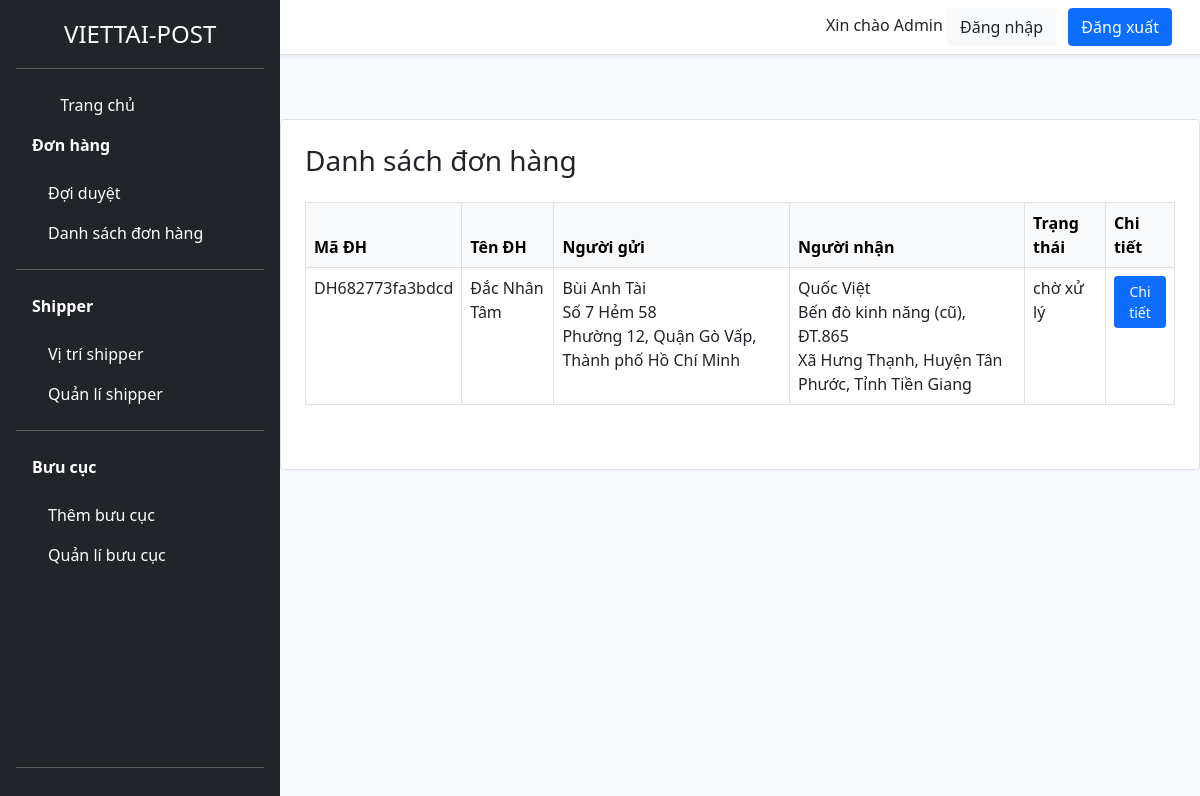
Before: /admin/don-hang.php with the older database file.
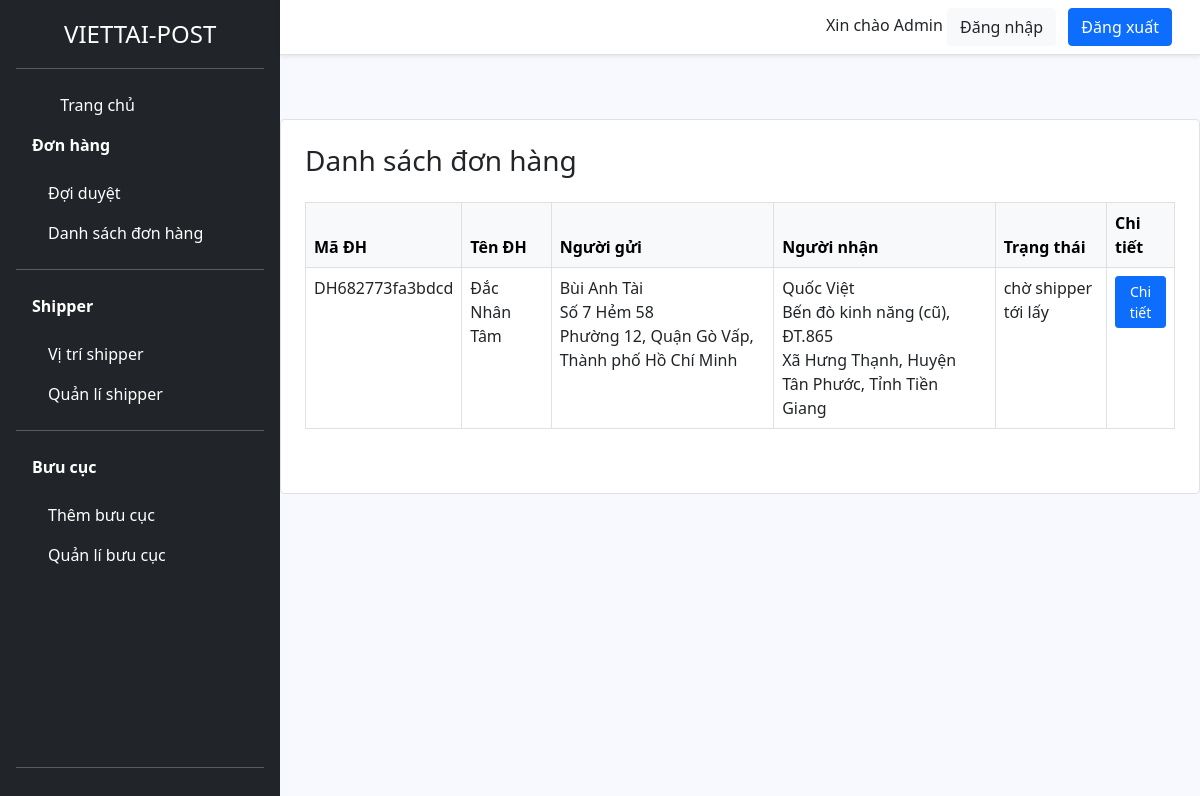
After: the same page with the newer database file.
### tables this page shows
CREATE TABLE `don_hang` (
  `ma_don_hang` varchar(50) NOT NULL,
  `ten_don_hang` varchar(50) NOT NULL,
  `so_luong` int(10) NOT NULL,
  `trong_luong` int(10) NOT NULL,
  `ten_nguoi_gui` varchar(100) DEFAULT NULL,
  `sdt_nguoi_gui` varchar(100) DEFAULT NULL,
  `ma_khach_hang` int(11) NOT NULL,
  `ten_nguoi_nhan` varchar(100) NOT NULL,
  `sdt_nguoi_nhan` varchar(20) DEFAULT NULL,
  `dia_chi_nguoi_gui` text NOT NULL,
  `dia_chi_nguoi_gui_mac_dinh` text NOT NULL,
  `lat_nguoi_gui` text DEFAULT NULL,
  `lng_nguoi_gui` text DEFAULT NULL,
  `dia_chi_nguoi_nhan` text DEFAULT NULL,
  `dia_chi_nguoi_nhan_mac_dinh` text NOT NULL,
  `lat_nguoi_nhan` text NOT NULL,
  `lng_nguoi_nhan` text DEFAULT NULL,
  `thu_ho` int(20) DEFAULT NULL,
  `trang_thai` enum('chờ xử lý','chờ shipper tới lấy','đang giao','đã giao','hủy') DEFAULT 'chờ xử lý',
  `phi_van_chuyen` int(10) DEFAULT 0,
  `nguoi_tra_phi` varchar(100) DEFAULT NULL,
  `ngay_tao` datetime DEFAULT current_timestamp(),
  `thoi_gian_hen_lay` varchar(50) NOT NULL,
  `ngay_giao_du_kien` text NOT NULL,
  `ghi_chu` text DEFAULT NULL
);

### controller/cls-admin.php (called while the page is built, shortened)
<?php
class clsAdmin extends ConnectDB
{
    public function layTatCaDonHang() {
        $conn = $this->connect();
        $sql = "SELECT * FROM don_hang";
        $stmt = $conn->prepare($sql);
        $stmt->execute();
        return $stmt->fetchAll(PDO::FETCH_ASSOC);
    }
}
?>

### admin/don-hang.php (the view, shortened to what this page needs)
<!DOCTYPE html>
<html lang="vi">
<head>
    <link rel="stylesheet" href="../asset/css/bootstrap.min.css">
    <link rel="stylesheet" href="../asset/css/style.css">
</head>
<?php
require_once '../controller/cls-admin.php';
$admin = new clsAdmin();
$tat_ca_don_hang = $admin->layTatCaDonHang();
?>
<body  class="d-flex">
    <?php
    require_once 'view/sidebar.php';
    ?>
    <div class="main-content">
    <?php
    require_once 'view/header.php';
    ?>
<div class="container px-4 pb-5 card border rounded-4 mt-5">
        <h3 class="mt-4">Danh sách đơn hàng</h3>
        <table class="table table-bordered table-hover mt-3">
            <thead class="table-light">
                <tr>
                    <th>Mã ĐH</th>
                    <th>Tên ĐH</th>
                    <th>Người gửi</th>
                    <th>Người nhận</th>
                    <th>Trạng thái</th>
                    <th>Chi tiết</th>
                </tr>
            </thead>
            <tbody>
                <?php foreach ($tat_ca_don_hang as $don): ?>
                <tr>
                    <td><?= $don['ma_don_hang'] ?></td>
                    <td><?= $don['ten_don_hang'] ?></td>
                    <td><?= $don['ten_nguoi_gui'] ?><br><?= $don['dia_chi_nguoi_gui'] ?><br><?= $don['dia_chi_nguoi_gui_mac_dinh'] ?></td>
                    <td><?= $don['ten_nguoi_nhan'] ?><br><?= $don['dia_chi_nguoi_nhan'] ?><br><?= $don['dia_chi_nguoi_nhan_mac_dinh'] ?></td>
                    <td><?= $don['trang_thai'] ?></td>
                    <td>
                        <button type="button" class="btn btn-primary btn-sm" data-bs-toggle="modal" data-bs-target="#modal<?= $don['ma_don_hang'] ?>">
                            Chi tiết
                        </button>
                    </td>
                </tr>
                <?php endforeach; ?>
            </tbody>
        </table>
    </div>
</body>
</html>

Changed rows visible on the page:
changed don_hang "DH682773fa3bdcd": trang_thai "chờ xử lý" → "chờ shipper tới lấy"
